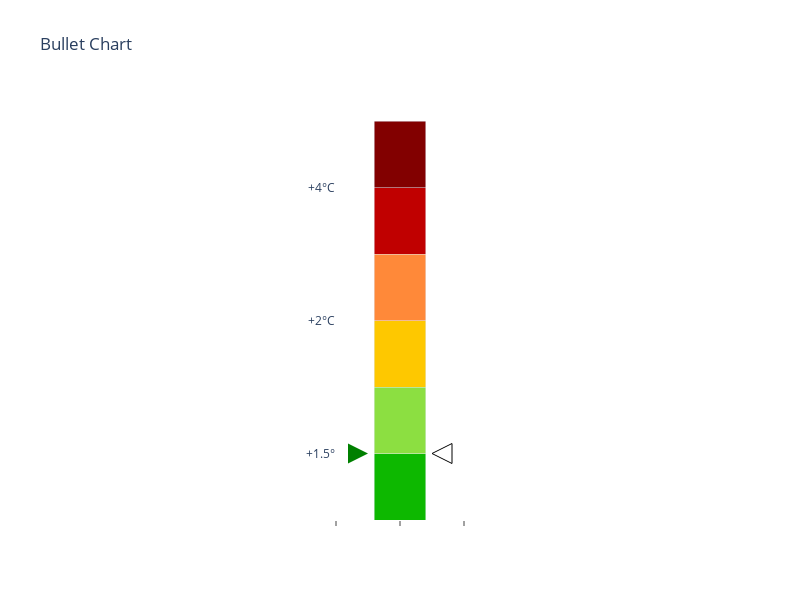

Here is the notebook cell this chart was saved with:
### Code cell
color_bars = ['#820000',
          '#C00000',
          '#FF8939',
          '#FEC800',
          '#8CDF41',
          '#0DB800']

import plotly.figure_factory as ff
import pandas as pd
  
  
data = [      
    {"title": "", 
     "ranges": [1, 7, 6], 
     "measures":[x for x in range(1,7)]
     #"markers":[2.4]
    }
]
  
fig = ff.create_bullet(
    data=data, 
    titles='title', 
    measures='measures',
    orientation='v',
    measure_colors=['rgb(14, 52, 75)', 'rgb(31, 141, 127)'],
    width=800)

fig.update_xaxes(ticks="outside")

fig.update_yaxes(layer="below traces",
                 tickmode = 'array',
                 tickvals = [1, 2, 3, 4, 5, 6],
                 ticktext = ['+1.5°', '', '+2°C','', '+4°C', ''])
                             
fig.update_layout(paper_bgcolor='rgba(0,0,0,0)', plot_bgcolor='rgba(0,0,0,0)')

trace1 = go.Scatter(x=[0.25], y=[1],
                    marker={'symbol':'arrow-right',
                            'color':'green',
                            'size':20
                           },
                    name='Accomplishment',
                    xaxis='x1',
                    yaxis='y1',
                    hovertemplate =
                    'Accomplishment',
                    showlegend = False)
                   
trace2 = go.Scatter(x=[0.75], y=[1],
                    marker={'symbol':'arrow-left',
                            'color':'white',
                            'line': {'color':'black', 'width':1},
                            'size':20},
                    name='Engagement',
                    xaxis='x1',
                    yaxis='y1',
                    hovertemplate ='Engagement',
                    showlegend = False)

bar = [bar for bar in fig.data if bar.name == 'measures']


for i in range(len(bar)):
    bar[i].marker.color = color_bars[i]

fig.add_traces([trace1, trace2])

### Figure 1 — Plotly figure (JSON) as saved in the notebook; plotly's stock layout.template omitted (floating-point values rounded to 4 significant figures)
{"data": [{"base": 0, "hoverinfo": "y", "marker": {"color": "#820000"}, "name": "measures", "orientation": "v", "type": "bar", "width": 0.4, "x": [0.5], "xaxis": "x", "y": [6], "yaxis": "y"}, {"base": 0, "hoverinfo": "y", "marker": {"color": "#C00000"}, "name": "measures", "orientation": "v", "type": "bar", "width": 0.4, "x": [0.5], "xaxis": "x", "y": [5], "yaxis": "y"}, {"base": 0, "hoverinfo": "y", "marker": {"color": "#FF8939"}, "name": "measures", "orientation": "v", "type": "bar", "width": 0.4, "x": [0.5], "xaxis": "x", "y": [4], "yaxis": "y"}, {"base": 0, "hoverinfo": "y", "marker": {"color": "#FEC800"}, "name": "measures", "orientation": "v", "type": "bar", "width": 0.4, "x": [0.5], "xaxis": "x", "y": [3], "yaxis": "y"}, {"base": 0, "hoverinfo": "y", "marker": {"color": "#8CDF41"}, "name": "measures", "orientation": "v", "type": "bar", "width": 0.4, "x": [0.5], "xaxis": "x", "y": [2], "yaxis": "y"}, {"base": 0, "hoverinfo": "y", "marker": {"color": "#0DB800"}, "name": "measures", "orientation": "v", "type": "bar", "width": 0.4, "x": [0.5], "xaxis": "x", "y": [1], "yaxis": "y"}, {"hoverinfo": "y", "marker": {"color": "rgb(0, 0, 0)", "size": 12, "symbol": "diamond-tall"}, "name": "markers", "type": "scatter", "x": [0.5], "xaxis": "x", "y": [], "yaxis": "y"}, {"hovertemplate": "Accomplishment", "marker": {"color": "green", "size": 20, "symbol": "arrow-right"}, "name": "Accomplishment", "showlegend": false, "type": "scatter", "x": [0.25], "xaxis": "x", "y": [1], "yaxis": "y"}, {"hovertemplate": "Engagement", "marker": {"color": "white", "line": {"color": "black", "width": 1}, "size": 20, "symbol": "arrow-left"}, "name": "Engagement", "showlegend": false, "type": "scatter", "x": [0.75], "xaxis": "x", "y": [1], "yaxis": "y"}], "layout": {"annotations": [{"font": {"color": "#0f0f0f", "size": 13}, "showarrow": false, "text": "<b></b>", "textangle": 0, "x": 0.5, "xanchor": "center", "xref": "paper", "y": 1.03, "yanchor": "middle", "yref": "paper"}], "barmode": "stack", "height": 600, "margin": {"l": 80}, "paper_bgcolor": "rgba(0,0,0,0)", "plot_bgcolor": "rgba(0,0,0,0)", "showlegend": false, "title": {"text": "Bullet Chart"}, "width": 800, "xaxis": {"anchor": "y", "domain": [0.4, 0.6], "range": [0, 1], "showgrid": false, "showticklabels": false, "ticks": "outside", "zeroline": false}, "yaxis": {"anchor": "x", "domain": [0, 1], "layer": "below traces", "showgrid": false, "tickmode": "array", "ticktext": ["+1.5°", "", "+2°C", "", "+4°C", ""], "tickvals": [1, 2, 3, 4, 5, 6], "tickwidth": 1, "zeroline": false}}}
